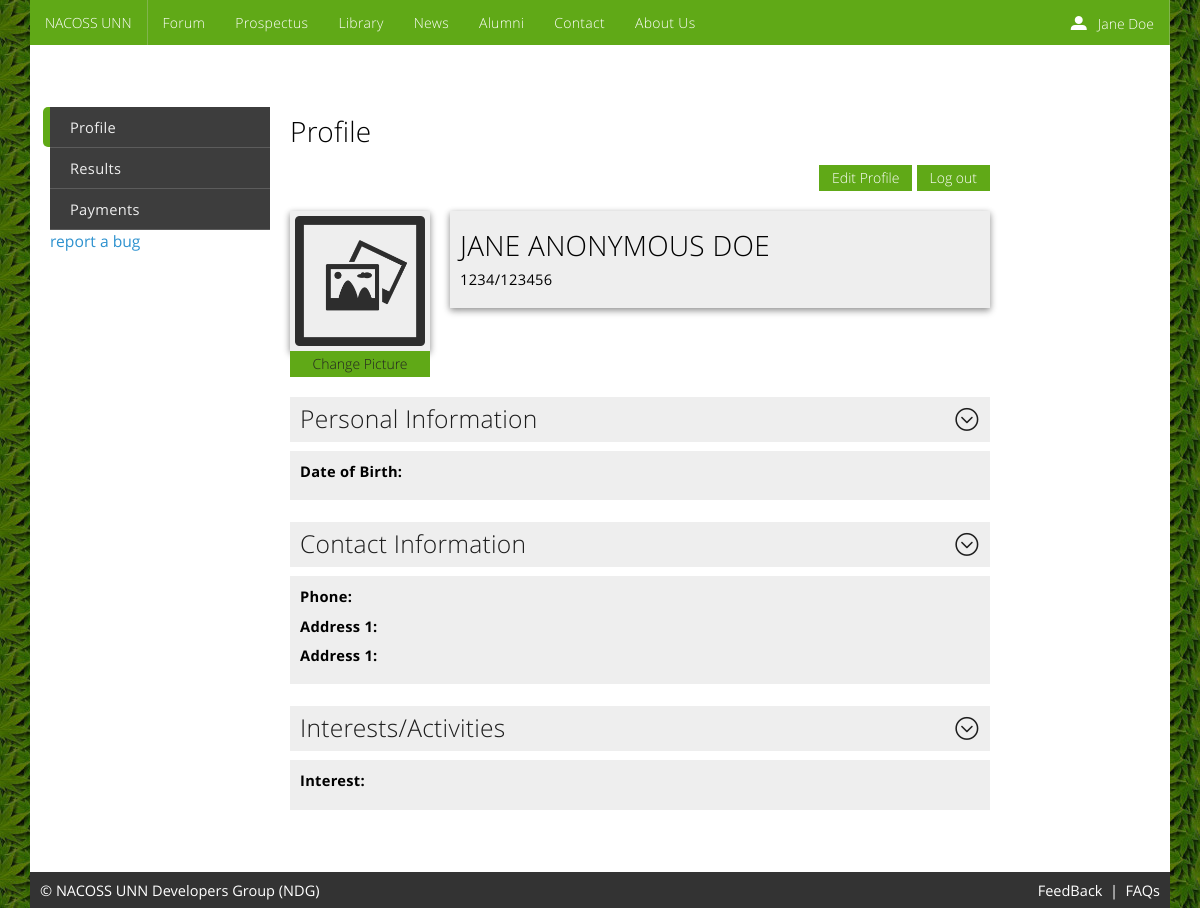
The page /profile.php (signed in) on the database as committed earlier.
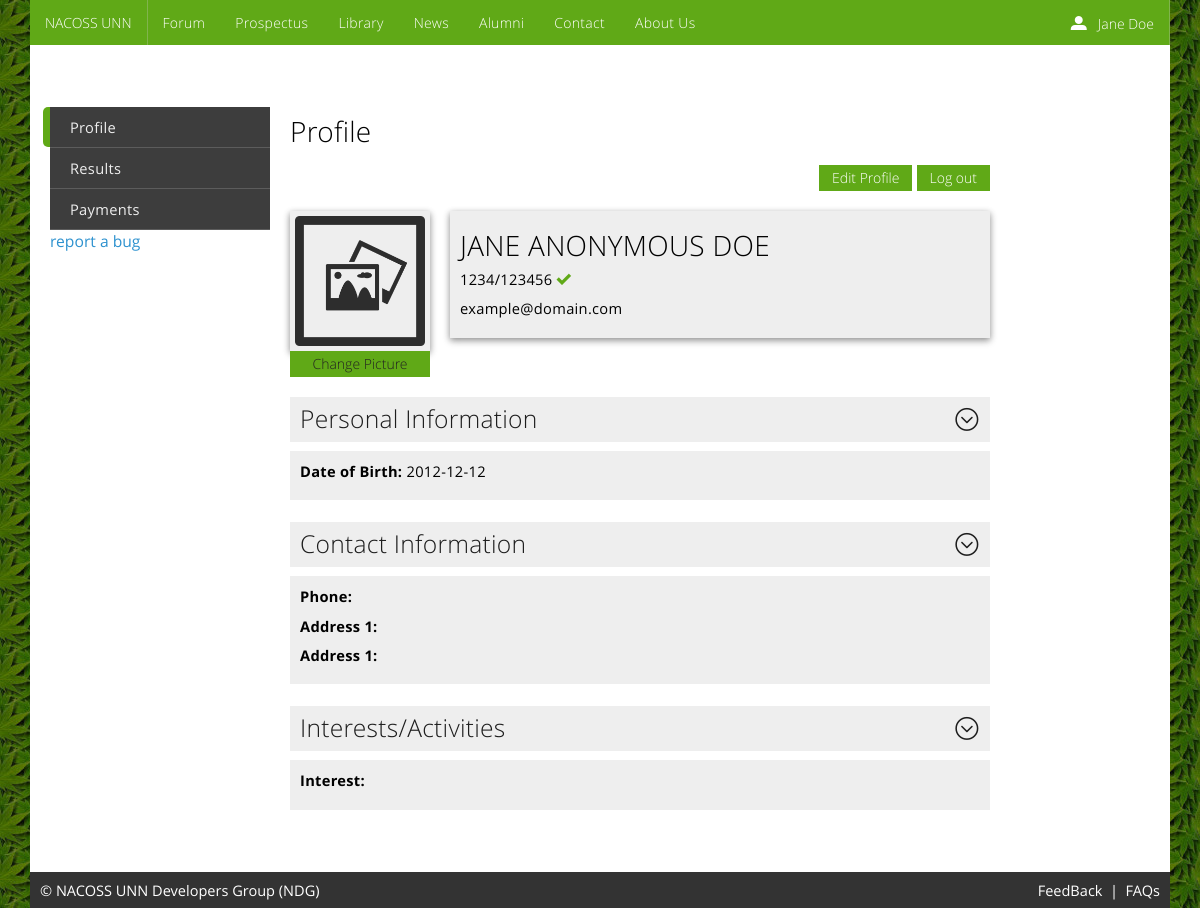
The same page on the database as committed later.
### tables this page shows
CREATE TABLE IF NOT EXISTS `users` (
  `regno` varchar(11) NOT NULL,
  `first_name` varchar(30) NOT NULL,
  `last_name` varchar(30) NOT NULL,
  `other_names` varchar(30) DEFAULT NULL,
  `password` varchar(40) NOT NULL,
  `department` varchar(30) DEFAULT NULL,
  `level` varchar(3) DEFAULT NULL,
  `entry_year` year(4) NOT NULL,
  `phone` varchar(13) NOT NULL,
  `email` text NOT NULL,
  `dob` date DEFAULT NULL,
  `address1` text,
  `address2` text,
  `interest` text,
  `bio` text,
  `pic_url` text NOT NULL,
  `verified` int(1) NOT NULL DEFAULT '0',
  `is_suspended` int(1) NOT NULL DEFAULT '0',
  `is_deleted` int(1) NOT NULL DEFAULT '0',
  PRIMARY KEY (`regno`),
  UNIQUE KEY `regno` (`regno`)
);

### functions.php (called while the page is built, shortened)
<?php
function isLoggedIn() {
    $query = "select password from users where regno = '" . getUserID() . "'";
    $link = getDefaultDBConnection();
    $result = mysqli_query($link, $query);
    if ($result) {
        $row = mysqli_fetch_array($result);
        $match = strcasecmp($row['password'], getUserPassword());
        return empty($row['password']) ? false : $match === 0;
    }
    return false;
}
function isUserDeleted() {
    $query = "select is_deleted from users where regno = '" . getUserID() . "'";
    $link = getDefaultDBConnection();
    $result = mysqli_query($link, $query);
    if ($result) {
        $row = mysqli_fetch_array($result);
        return $row['is_deleted'] == 1;
    }
    return true;
}
function isUserSuspended() {
    $query = "select is_suspended from users where regno = '" . getUserID() . "'";
    $link = getDefaultDBConnection();
    $result = mysqli_query($link, $query);
    if ($result) {
        $row = mysqli_fetch_array($result);
        return $row['is_suspended'] == 1;
    }
    return false;
}
function getDisplayName() {
    if (isLoggedIn()) {
        $query = "select first_name, last_name from users where regno = '" . getUserID() . "'";
        $link = getDefaultDBConnection();
        $result = mysqli_query($link, $query);
        if ($result) {
            $row = mysqli_fetch_array($result);
            return $row['first_name'] . " " . $row['last_name'];
        }
    }
    return "";
}
function getUserData() {
    $query = "select * from users where regno = '" . getUserID() . "'";
    $link = getDefaultDBConnection();
    $result = mysqli_query($link, $query);
    if ($result) {
        $array = mysqli_fetch_array($result);
        return $array;
    }
    return array();
}
function getUserID() {
    return filter_input(INPUT_COOKIE, "id");
}
function getUserPassword() {
    return filter_input(INPUT_COOKIE, "pwd");
}
function getDefaultDBConnection() {
    $link = getConnection();
    return $link;
}
function getConnection() {
    $link = mysqli_connect($GLOBALS['db_hostname'], $GLOBALS['db_username'], $GLOBALS['db_password']);
    return $link;
}

### profile$1.php (the view, shortened to what this page needs)
<?php
require_once './functions.php';
$array = getUserData();
?>
<div>
    <h2>Profile</h2>
    <div class="row">
        <a class="place-right button default bg-NACOSS-UNN bg-hover-dark fg-hover-white" href="logout.php">
            Log out
        </a>
        <div class="place-right">
        </div>
        <a class="place-right button default bg-NACOSS-UNN bg-hover-dark fg-hover-white" href="profile.php?p=2">
            Edit Profile
        </a>
    </div>
    <div class="row ntp ntm">
        <div class="">
            <div class="grid">
                <div class="row">
                    <div class="span2 no-phone no-tablet bg-grayLighter">
                        <img class="image shadow padding5" src="<?=
                        isset($array['pic_url']) && !empty($array['pic_url']) ?
                                $array['pic_url'] :
                                "img/picture5.png"
                        ?>" alt=""/>
                        <br/>
                        <button class="button bg-NACOSS-UNN bg-hover-dark fg-hover-white file" style="width: inherit;">
                            Change Picture
                        </button>
                    </div>
                    <div class="span7 bg-grayLighter shadow">
                        <div class="padding10">
                            <h2>
                                <?php
                                echo strtoupper($array['first_name']) . " ";
                                echo empty($array['last_name']) ? "" : strtoupper($array['other_names']) . " ";
                                echo strtoupper($array['last_name'])
                                ?>
                            </h2>
                            <p><?= $array['regno'] ?>
                                <?php
                                if (isset($array['verified']) && $array['verified'] == 1) {
                                    echo '<i title="Verified" class="icon-checkmark fg-NACOSS-UNN"></i>';
                                }
                                ?>
                            </p>
                            <p class="email"><?= $array['email'] ?></p>
                        </div>
                    </div>
                </div>
            </div>
        </div>
    </div>
    <div class="row ntm">
        <div class="">
            <div class="panel no-border bg-transparent" data-role="panel">
                <p class="panel-header">Personal Information</p>
                <div class="panel-content bg-grayLighter">
                    <p><strong>Date of Birth:</strong> <?= $array['dob']?></p>
                </div>
            </div>
            <br/>
            <div class="panel no-border bg-transparent" data-role="panel">
                <p class="panel-header">Contact Information</p>
                <div class="panel-content bg-grayLighter">
                    <p><strong>Phone:</strong> <?= $array['phone']?></p>
                    <p><strong>Address 1:</strong> <?= $array['address1']?></p>
                    <p><strong>Address 1:</strong> <?= $array['address2']?></p>
                </div>
            </div>
            <br/>
            <div class="panel no-border bg-transparent" data-role="panel">
                <p class="panel-header">Interests/Activities</p>
                <div class="panel-content bg-grayLighter">
                    <p><strong>Interest:</strong> <?= $array['interest']?></p>
                </div>
            </div>
        </div>
    </div>
</div>

### profile.php (shortened to what this page needs)
<?php
require_once './functions.php';
if (isLoggedIn()) {
    $page = 1;
    $isEditFormRequest = filter_input(INPUT_POST, "editProfileForm");
    if ($isEditFormRequest) {
        $array = filter_input_array(INPUT_POST);
        if ($array !== FALSE || $array !== null) {
            foreach ($array as $key => $value) {
                $array[$key] = html_entity_decode($array[$key]);
            }
            $error_message = getInvalidParameters($array);
            $ok = empty($error_message);
        } else {
            $ok = false;
            $error_message = "Oops! Something went wrong, parameters are invalid.";
        }
        if ($ok) {
            $success = updateUserInfo($array);
            if (!$success) {
                $error_message = "Oops! Something went wrong, please try again.";
            }
        } else {
            $success = false;
        }
        $page = $success ? 1 : 2;
    } else {
        $isreportBugRequest = filter_input(INPUT_POST, "reportBugForm");
        if ($isreportBugRequest) {
            $array = filter_input_array(INPUT_POST);
            if ($array !== FALSE || $array !== null) {
                foreach ($array as $key => $value) {
                    $array[$key] = html_entity_decode($array[$key]);
                }
                if (empty(filter_input(INPUT_POST, "subject"))) {
                    $error_message = "Please specify a subject";
                } elseif (empty(filter_input(INPUT_POST, "comment"))) {
                    $error_message = "Please add a description of the bug";
                }
                $ok = empty($error_message);
            } else {
                $ok = false;
                $error_message = "Oops! Something went wrong, parameters are invalid.";
            }
            if ($ok) {
                $success = reportBug($array);
                if (!$success) {
                    $error_message = "Oops! Something went wrong, please try again.";
                }
            } else {
                $success = false;
            }
            $page = 5;
        } else {
            $switchRequest = filter_input(INPUT_GET, "p");
            if (!empty($switchRequest)) {
                $page = $switchRequest;
            } else {
                $page = 1;
            }
        }
    }
} else {
    header("Location: login.php");
}
?>
<!DOCTYPE html>
<html>
    <head>
        <link href="css/metro-bootstrap.css" rel="stylesheet">
        <link href="css/metro-bootstrap-responsive.css" rel="stylesheet">
        <link href="css/iconFont.css" rel="stylesheet">
        <link href="js/prettify/prettify.css" rel="stylesheet">
    </head>
    <body class="metro" style="background-image: url(img/bg.jpg); background-repeat: repeat;">
        <div class="container bg-white">
            <?php require_once './header.php'; ?>
            <br/>
            <div class="padding20">
                <div class="grid">
                    <div class="row">
                        <div class="span3">
                            <nav class="sidebar">
                                <ul class="">
                                    <li class="<?= $page == 1 || $page == 2 ? "stick bg-NACOSS-UNN" : "" ?>">
                                        <a href="profile.php?p=1">Profile</a>
                                    </li>
                                    <li class="<?= $page == 3 ? "stick bg-NACOSS-UNN" : "" ?>">
                                        <a href="profile.php?p=3">Results</a>
                                    </li>
                                    <li class="<?= $page == 4 ? "stick bg-NACOSS-UNN" : "" ?>">
                                        <a href="profile.php?p=4">Payments</a>
                                    </li>
                                </ul>
                            </nav>
                            <a href="profile.php?p=5">report a bug</a>
                        </div>
                        <div class="span9">
                            <?php if (isUserDeleted()) { ?>
                                <h2>This account no longer exist, please contact site admin if this is an error</h2>
                            <?php } else if (isUserSuspended()) {
                                ?>
                                <h2>This account has been suspended, contact site admin to resolve this</h2>
                                <?php
                            } else {
                                switch ($page) {
                                    case 1:
                                        include_once './profile$1.php';
                                        break;
                                }
                            }
                            ?>
                        </div>
                    </div>
                </div>
            </div>
            <br/>
            <?php require_once './footer.php'; ?>
        </div>
    </body>
</html>

### header.php (shortened to what this page needs)
<?php
require_once './functions.php';
$loggedIn = isLoggedIn();
?>
<div class="">
    <div class="navigation-bar bg-NACOSS-UNN">
        <div class="container">
            <div class="navigation-bar-content">
                <a class="element  bg-hover-dark" href="index.php">NACOSS UNN</a>
                <ul class="element-menu">
                    <li>
                        <a class="bg-hover-dark" target="_blank" href="#">Forum</a>
                    </li>
                    <li>
                        <a class="bg-hover-dark" href="prospectus.php">Prospectus</a>
                    </li>
                    <?php if ($loggedIn) { ?>
                        <li>
                            <a class="bg-hover-dark" href="library.php">Library</a>
                        </li>
                    <?php } ?>
                    <li>
                        <a class="bg-hover-dark" href="news.php">News</a>
                    </li>
                    <li>
                        <a class="bg-hover-dark" target="_blank" href="#">Alumni</a>
                    </li>
                    <li>
                        <a class="bg-hover-dark" href="contact.php">Contact</a>
                    </li>
                    <li>
                        <a class="bg-hover-dark" href="about.php">About Us</a>
                    </li>
                </ul>
                <div class="no-phone no-tablet">
                    <?php if ($loggedIn) { ?>
                        <a href="profile.php" title="Profile" class="element bg-transparent bg-hover-dark place-right">
                            <i class="icon-user"></i> &nbsp <?= getDisplayName() ?>
                        </a>
                    <?php } else { ?>
                        <a href="login.php" title="Login or Register" class="element bg-transparent bg-hover-dark place-right">
                            Login | Register
                        </a>
                    <?php } ?>
                </div>
            </div>
        </div>
    </div>
</div>

### footer.php
<div class="bg-dark">
    <div class="container tertiary-text bg-dark fg-white" style="padding: 10px">
        &copy; <a href="<?= $GLOBALS["ndg_homepage"] ?>" class="fg-white fg-hover-yellow fg-active-amber">NACOSS UNN Developers Group (NDG)</a>
        <div class="place-right compact">
            <a href="contact.php" class="fg-white fg-hover-yellow fg-active-amber"> FeedBack </a>
            &nbsp;|&nbsp;
            <a href="faq.php" class="fg-white fg-hover-yellow fg-active-amber"> FAQs</a>
        </div>
    </div>
</div>

Rows that differ between the two databases and show on the page:
changed users "JANE": verified 0 → 1 (drawn); email (not shown) → "example@domain.com"; dob (not shown) → "2012-12-12"
